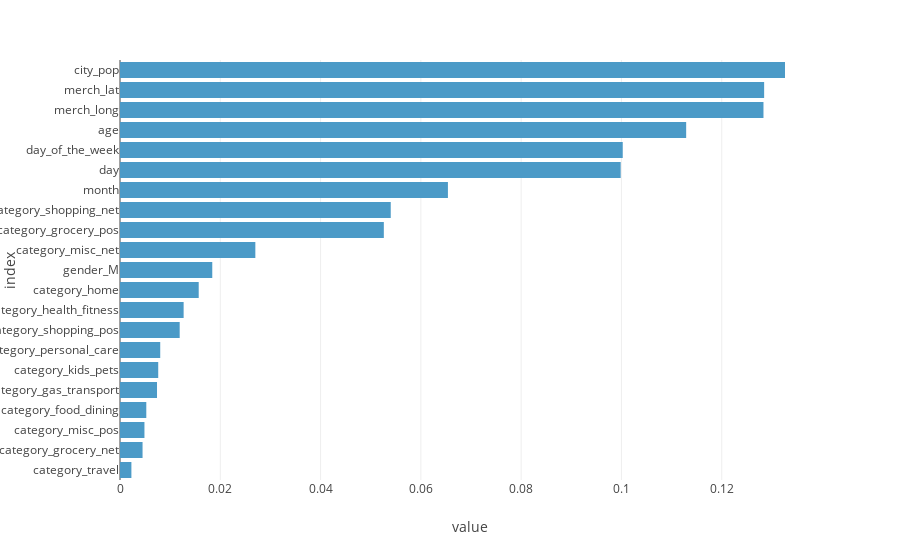

The cell this chart's notebook holds for it:
### Markdown cell above
Il y a overfitting => on doit enlever des colonnes qui n'influent pas trop sur le résultat

### Code cell
column_names = []
for (
    name,
    step,
    features_list,
) in preprocessor.transformers_:  # loop over steps of ColumnTransformer
    if name == "num":  # if pipeline is for numeric variables
        features = (
            features_list  # just get the names of columns to which it has been applied
        )
    else:  # if pipeline is for categorical variables
        features = (
            step.get_feature_names_out()
        )  # get output columns names from OneHotEncoder
    column_names.extend(features)  # concatenate features names

# Create a pandas DataFrame
feature_importance = pd.DataFrame(
    index=column_names,
    data=gridsearch.best_estimator_.feature_importances_,
    columns=["feature_importances"],
)
feature_importance = feature_importance.sort_values(by="feature_importances")

# Plot coefficients
fig = px.bar(feature_importance, orientation="h")
fig.update_layout(
    showlegend=False, margin={"l": 120}  # to avoid cropping of column names
)
fig.show()

### Figure 1 — Plotly figure (JSON) as saved in the notebook; plotly's stock layout.template omitted (floating-point values rounded to 4 significant figures)
{"data": [{"alignmentgroup": "True", "hovertemplate": "variable=feature_importances<br>value=%{x}<br>index=%{y}<extra></extra>", "legendgroup": "feature_importances", "marker": {"color": "#4B9AC7", "pattern": {"shape": ""}}, "name": "feature_importances", "offsetgroup": "feature_importances", "orientation": "h", "showlegend": true, "textposition": "auto", "type": "bar", "x": [0.002274, 0.004497, 0.004876, 0.005244, 0.00738, 0.007625, 0.008022, 0.0119, 0.01269, 0.0157, 0.0184, 0.02699, 0.05261, 0.05399, 0.06539, 0.09985, 0.1003, 0.1129, 0.1283, 0.1285, 0.1326], "xaxis": "x", "y": ["category_travel", "category_grocery_net", "category_misc_pos", "category_food_dining", "category_gas_transport", "category_kids_pets", "category_personal_care", "category_shopping_pos", "category_health_fitness", "category_home", "gender_M", "category_misc_net", "category_grocery_pos", "category_shopping_net", "month", "day", "day_of_the_week", "age", "merch_long", "merch_lat", "city_pop"], "yaxis": "y"}], "layout": {"barmode": "relative", "legend": {"title": {"text": "variable"}, "tracegroupgap": 0}, "margin": {"l": 120, "t": 60}, "showlegend": false, "xaxis": {"anchor": "y", "domain": [0, 1], "title": {"text": "value"}}, "yaxis": {"anchor": "x", "domain": [0, 1], "title": {"text": "index"}}}}
